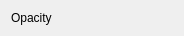
<?xml version="1.0" encoding="UTF-8"?>
<ui version="4.0">
 <class>ImageOptions</class>
 <widget class="QWidget" name="ImageOptions">
  <property name="geometry">
   <rect>
    <x>0</x>
    <y>0</y>
    <width>184</width>
    <height>31</height>
   </rect>
  </property>
  <property name="windowTitle">
   <string>Form</string>
  </property>
  <layout class="QFormLayout" name="formLayout">
   <property name="fieldGrowthPolicy">
    <enum>QFormLayout::ExpandingFieldsGrow</enum>
   </property>
   <item row="0" column="0">
    <widget class="QLabel" name="opacityLabel">
     <property name="text">
      <string>Opacity</string>
     </property>
    </widget>
   </item>
   <item row="0" column="1">
    <widget class="qtDoubleSlider" name="opacity">
     <property name="value">
      <double>1.000000000000000</double>
     </property>
    </widget>
   </item>
  </layout>
 </widget>
 <customwidgets>
  <customwidget>
   <class>qtDoubleSlider</class>
   <extends>QWidget</extends>
   <header>qtDoubleSlider.h</header>
  </customwidget>
 </customwidgets>
 <resources/>
 <connections/>
</ui>
